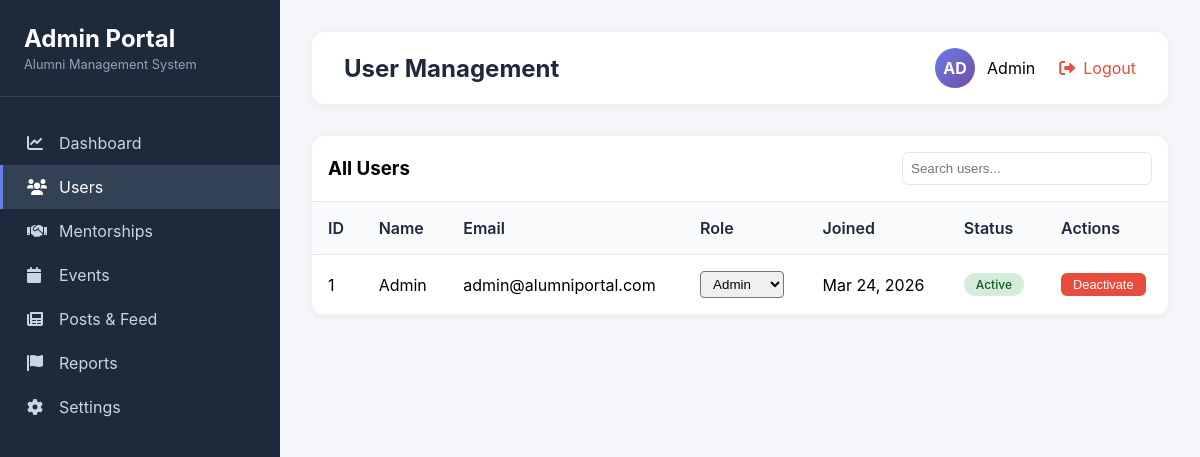
Page /admin/users (signed in) on the committed database.
### app/models/user.py (models this page shows)
class User(db.Model):
    __tablename__ = 'users'
    id = db.Column(db.Integer, primary_key=True)
    full_name = db.Column(db.String(100))
    email = db.Column(db.String(120), unique=True, nullable=False)
    password_hash = db.Column(db.Text, nullable=False)
    role = db.Column(db.String(20), nullable=False)
    profile_picture = db.Column(db.Text, default='default_avatar.png')
    created_at = db.Column(db.DateTime, default=datetime.utcnow)

### app/routes/admin_routes.py (the view)
@admin_bp.route('/users')
@admin_required
def users():
    user = get_current_user()
    users = User.query.order_by(User.created_at.desc()).all()
    return render_template('admin/users.html', user=user, users=users)

### app/routes/admin_routes.py (called while the page is built)
def admin_required(f):
    @wraps(f)
    def decorated_function(*args, **kwargs):
        if 'user_id' not in session:
            flash('Please login first', 'error')
            return redirect(url_for('views.login_page'))
        user = User.query.get(session['user_id'])
        if not user or user.role != 'admin':
            flash('Admin access required', 'error')
            return redirect(url_for('views.home'))
        return f(*args, **kwargs)
    return decorated_function

def get_current_user():
    if 'user_id' in session:
        return User.query.get(session['user_id'])
    return None

### app/templates/Admin/users.html (shortened to what this page needs)
{% extends "admin/base_admin.html" %}
{% block page_title %}User Management{% endblock %}
{% block content %}
<div class="admin-table">
    <div style="padding: 1rem; border-bottom: 1px solid #e2e8f0; display: flex; justify-content: space-between; align-items: center;">
        <h3>All Users</h3>
        <div>
            <input type="text" id="searchUsers" placeholder="Search users..." style="padding: 0.5rem; border: 1px solid #e2e8f0; border-radius: 6px; width: 250px;">
        </div>
    </div>
    <table>
        <thead>
            <tr>
                <th>ID</th>
                <th>Name</th>
                <th>Email</th>
                <th>Role</th>
                <th>Joined</th>
                <th>Status</th>
                <th>Actions</th>
            </tr>
        </thead>
        <tbody>
            {% for user in users %}
            <tr>
                <td>{{ user.id }}</td>
                <td>{{ user.full_name }}</td>
                <td>{{ user.email }}</td>
                <td>
                    <select class="role-select" data-user-id="{{ user.id }}" style="padding: 0.25rem 0.5rem; border-radius: 4px;">
                        <option value="admin" {% if user.role == 'admin' %}selected{% endif %}>Admin</option>
                    </select>
                </td>
                <td>{{ user.created_at.strftime('%b %d, %Y') }}</td>
                <td>
                    <span class="status-badge status-active">Active</span>
                </td>
                <td>
                    <button class="btn-sm btn-danger" onclick="toggleUserStatus({{ user.id }})">Deactivate</button>
                </td>
            </tr>
            {% endfor %}
        </tbody>
    </table>
</div>
{% endblock %}

### app/templates/Admin/base_admin.html (shortened to what this page needs)
<!DOCTYPE html>
<html lang="en">
<head>
    <link rel="stylesheet" href="https://cdnjs.cloudflare.com/ajax/libs/font-awesome/6.0.0/css/all.min.css">
</head>
<body>
    <div class="admin-container">
        <div class="admin-sidebar">
            <div class="admin-sidebar-header">
                <h2></i> Admin Portal</h2>
                <p>Alumni Management System</p>
            </div>
            <div class="admin-nav">
                <a href="{{ url_for('admin.dashboard') }}" class="admin-nav-item {% if request.endpoint == 'admin.dashboard' %}active{% endif %}">
                    <i class="fas fa-chart-line"></i> Dashboard
                </a>
                <a href="{{ url_for('admin.users') }}" class="admin-nav-item {% if request.endpoint == 'admin.users' %}active{% endif %}">
                    <i class="fas fa-users"></i> Users
                </a>
                <a href="{{ url_for('admin.mentorships') }}" class="admin-nav-item {% if request.endpoint == 'admin.mentorships' %}active{% endif %}">
                    <i class="fas fa-handshake"></i> Mentorships
                </a>
                <a href="{{ url_for('admin.events') }}" class="admin-nav-item {% if request.endpoint == 'admin.events' %}active{% endif %}">
                    <i class="fas fa-calendar"></i> Events
                </a>
                <a href="{{ url_for('admin.posts') }}" class="admin-nav-item {% if request.endpoint == 'admin.posts' %}active{% endif %}">
                    <i class="fas fa-newspaper"></i> Posts & Feed
                </a>
                <a href="{{ url_for('admin.reports') }}" class="admin-nav-item {% if request.endpoint == 'admin.reports' %}active{% endif %}">
                    <i class="fas fa-flag"></i> Reports
                </a>
                <a href="{{ url_for('admin.settings') }}" class="admin-nav-item {% if request.endpoint == 'admin.settings' %}active{% endif %}">
                    <i class="fas fa-cog"></i> Settings
                </a>
            </div>
        </div>
        <div class="admin-main">
            <div class="admin-top-bar">
                <h1>{% block page_title %}Admin Dashboard{% endblock %}</h1>
                <div class="admin-user-menu">
                    <div class="admin-user-info">
                        <div class="admin-avatar">{{ user.full_name[:2].upper() }}</div>
                        <span>{{ user.full_name }}</span>
                    </div>
                    <a href="{{ url_for('auth.logout') }}" class="admin-logout">
                        <i class="fas fa-sign-out-alt"></i> Logout
                    </a>
                </div>
            </div>
            {% block content %}{% endblock %}
        </div>
    </div>
</body>
</html>

### app/templates/Admin/base_admin.html (style rules this page uses)
* { margin: 0; padding: 0; box-sizing: border-box; }
body { font-family: 'Inter', -apple-system, BlinkMacSystemFont, 'Segoe UI', Roboto, Oxygen, Ubuntu, sans-serif; background: #f4f6f9; overflow-x: hidden; }
.admin-container { display: flex; min-height: 100vh; }
.admin-sidebar { width: 280px; background: #1e293b; color: white; position: fixed; height: 100vh; overflow-y: auto; transition: all 0.3s; z-index: 100; }
.admin-sidebar-header { padding: 1.5rem; border-bottom: 1px solid #334155; }
.admin-sidebar-header h2 { font-size: 1.5rem; display: flex; align-items: center; gap: 0.5rem; }
.admin-sidebar-header p { font-size: 0.8rem; color: #94a3b8; margin-top: 0.25rem; }
.admin-nav { padding: 1.5rem 0; }
.admin-nav-item { padding: 0.75rem 1.5rem; display: flex; align-items: center; gap: 0.75rem; color: #cbd5e1; text-decoration: none; transition: all 0.2s; border-left: 3px solid transparent; }
.admin-nav-item.active { background: #334155; color: white; border-left-color: #667eea; }
.admin-nav-item i { width: 20px; }
.admin-main { margin-left: 280px; flex: 1; padding: 2rem; }
.admin-top-bar { display: flex; justify-content: space-between; align-items: center; margin-bottom: 2rem; background: white; padding: 1rem 2rem; border-radius: 12px; box-shadow: 0 2px 8px rgba(0,0,0,0.05); }
.admin-top-bar h1 { font-size: 1.5rem; color: #1e293b; }
.admin-user-menu { display: flex; align-items: center; gap: 1.5rem; }
.admin-user-info { display: flex; align-items: center; gap: 0.75rem; }
.admin-avatar { width: 40px; height: 40px; background: linear-gradient(135deg, #667eea 0%, #764ba2 100%); border-radius: 50%; display: flex; align-items: center; justify-content: center; color: white; font-weight: bold; }
.admin-logout { color: #e74c3c; text-decoration: none; display: flex; align-items: center; gap: 0.5rem; }
.admin-table { background: white; border-radius: 12px; overflow: hidden; box-shadow: 0 2px 8px rgba(0,0,0,0.05); }
.admin-table table { width: 100%; border-collapse: collapse; }
.admin-table th { text-align: left; padding: 1rem; background: #f8fafc; font-weight: 600; color: #1e293b; border-bottom: 1px solid #e2e8f0; }
.admin-table td { padding: 1rem; border-bottom: 1px solid #f1f5f9; }
.btn-sm { padding: 0.25rem 0.75rem; border-radius: 6px; font-size: 0.8rem; cursor: pointer; border: none; transition: all 0.2s; }
.btn-danger { background: #e74c3c; color: white; }
.status-badge { display: inline-block; padding: 0.25rem 0.75rem; border-radius: 20px; font-size: 0.75rem; font-weight: 500; }
.status-active { background: #d4edda; color: #155724; }

### rows in the picture
User: full_name "AD", full_name "Admin", id "1", email "admin@alumniportal.com", role+id "Admin", created_at "Mar 24, 2026"
